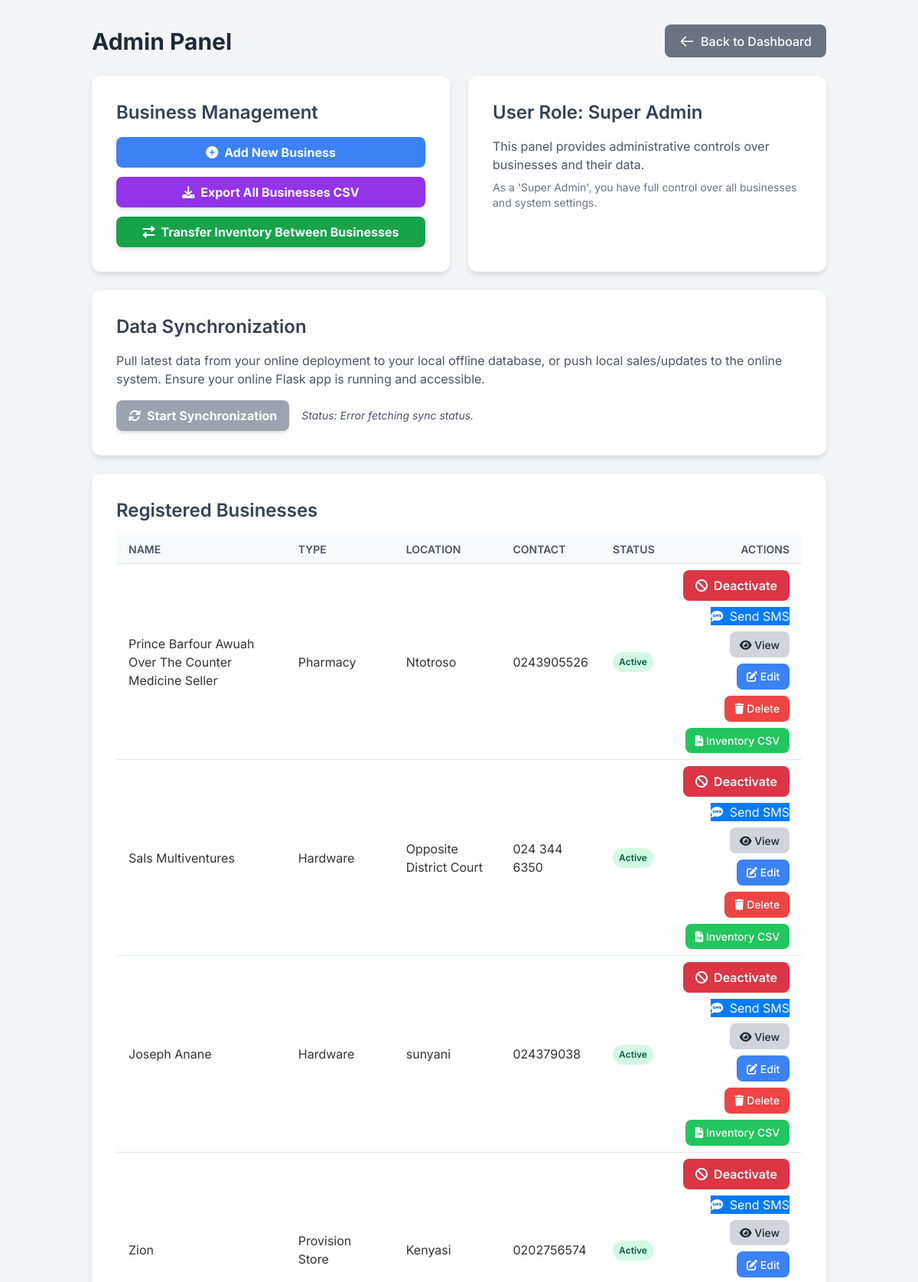
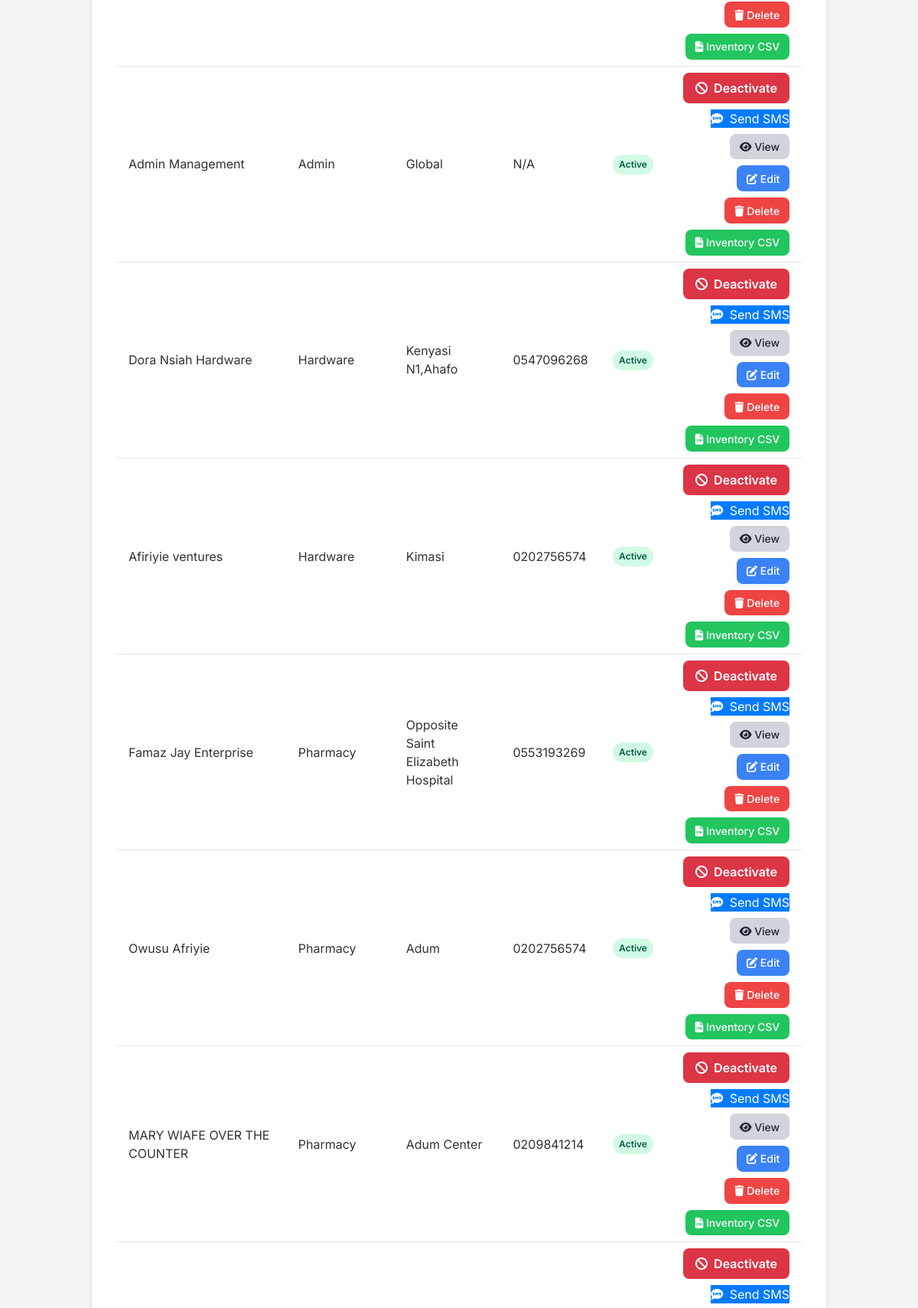
The page /super_admin_dashboard (signed in, upper part) on the database its author committed (2 pictures, top to bottom).
### models.py (models this page shows, shortened)
class Business(db.Model):
    __tablename__ = 'businesses'
    id = db.Column(db.String(36), primary_key=True, default=lambda: str(uuid.uuid4()))
    name = db.Column(db.String(100), unique=True, nullable=False)
    type = db.Column(db.String(50), nullable=False)
    address = db.Column(db.String(200), nullable=True)
    location = db.Column(db.String(100), nullable=True)
    contact = db.Column(db.String(50), nullable=True)
    email = db.Column(db.String(120), nullable=True)
    is_active = db.Column(db.Boolean, default=True)
    last_synced_at = db.Column(db.DateTime, default=datetime.utcnow)
    remote_id = db.Column(db.String(36), nullable=True, unique=True)
    users = db.relationship('User', back_populates='business', lazy=True)
    inventory_items = db.relationship('InventoryItem', back_populates='business', lazy=True)
    sales_records = db.relationship('SalesRecord', back_populates='business', lazy=True)
    rental_records = db.relationship('RentalRecord', back_populates='business', lazy=True)
    creditors = db.relationship('Creditor', back_populates='business', lazy=True)
    debtors = db.relationship('Debtor', back_populates='business', lazy=True)
    hirable_items = db.relationship('HirableItem', back_populates='business', lazy=True)
    future_orders = db.relationship('FutureOrder', back_populates='business', lazy=True)
    company_transactions = db.relationship('CompanyTransaction', back_populates='business', lazy=True)

### app.py (the view)
    @app.route('/super_admin_dashboard')
    @login_required
    @roles_required('super_admin')
    def super_admin_dashboard():
        all_businesses = Business.query.all()
        all_users = User.query.all()
        return render_template('super_admin_dashboard.html',
                            businesses=all_businesses, # Ensure this is passed
                            users=all_users,           # Ensure this is passed
                            user_role=session.get('role'),
                            current_year=datetime.now().year)

### templates/super_admin_dashboard.html (shortened to what this page needs)
<!DOCTYPE html>
<html lang="en">
<head>
    <script src="https://cdn.tailwindcss.com"></script>
    <link href="https://cdnjs.cloudflare.com/ajax/libs/font-awesome/6.0.0-beta3/css/all.min.css" rel="stylesheet">
</head>
<body class="bg-gray-100 min-h-screen">
    <div class="container py-8">
        <div class="flex justify-between items-center mb-6">
            <h1 class="text-3xl font-bold text-gray-800">Admin Panel</h1>
            <a href="{{ url_for('dashboard') }}" class="btn btn-secondary flex items-center">
                <svg class="w-5 h-5 mr-2" fill="none" stroke="currentColor" viewBox="0 0 24 24" xmlns="http://www.w3.org/2000/svg"><path stroke-linecap="round" stroke-linejoin="round" stroke-width="2" d="M10 19l-7-7m0 0l7-7m-7 7h18"></path></svg>
                Back to Dashboard
            </a>
        </div>
        <div class="grid grid-cols-1 md:grid-cols-2 gap-6 mb-6">
            <div class="card">
                <h2 class="text-2xl font-semibold mb-4 text-gray-700">Business Management</h2>
                <div class="space-y-3">
                    <a href="{{ url_for('add_business') }}" class="block w-full bg-blue-500 hover:bg-blue-600 text-white font-bold py-2 px-4 rounded-lg text-center transition duration-200 flex items-center justify-center">
                        <i class="fas fa-plus-circle mr-2"></i> Add New Business
                    </a>
                    <a href="{{ url_for('download_businesses_csv') }}" class="block w-full bg-purple-600 hover:bg-purple-700 text-white font-bold py-2 px-4 rounded-lg shadow-md transition duration-200 flex items-center justify-center">
                        <i class="fas fa-download mr-2"></i> Export All Businesses CSV
                    </a>
                    <a href="{{ url_for('transfer_inventory') }}" class="block w-full bg-green-600 hover:bg-green-700 text-white font-bold py-2 px-4 rounded-lg shadow-md transition duration-200 flex items-center justify-center">
                        <i class="fas fa-exchange-alt mr-2"></i> Transfer Inventory Between Businesses
                    </a>
                </div>
            </div>
            <div class="card">
                <h2 class="text-2xl font-semibold mb-4 text-gray-700">User Role: {{ user_role.replace('_', ' ').title() }}</h2>
                <p class="text-gray-600">This panel provides administrative controls over businesses and their data.</p>
                {% if user_role == 'admin' %}
                <p class="text-sm text-gray-500 mt-2">As an 'Admin', you have full control over your assigned business and limited access to super admin features.</p>
                {% else %}
                <p class="text-sm text-gray-500 mt-2">As a 'Super Admin', you have full control over all businesses and system settings.</p>
                {% endif %}
            </div>
            <div class="card md:col-span-2">
                <h2 class="text-2xl font-semibold mb-4 text-gray-700">Data Synchronization</h2>
                <p class="text-gray-600 mb-4">Pull latest data from your online deployment to your local offline database, or push local sales/updates to the online system. Ensure your online Flask app is running and accessible.</p>
                <form action="{{ url_for('sync_businesses') }}" method="POST" id="syncForm" class="flex flex-wrap items-center gap-4">
                    <button type="submit" id="syncButton" class="bg-blue-600 hover:bg-blue-700 text-white font-bold py-2 px-4 rounded-lg shadow-md transition duration-300 ease-in-out flex items-center justify-center">
                        <i class="fas fa-sync-alt mr-2"></i> Start Synchronization
                    </button>
                    <span id="syncStatus" class="text-gray-600 text-sm italic">Status: Offline | Last Sync: Never</span>
                </form>
            </div>
        </div>
        <div class="card table-container">
            <h2 class="text-2xl font-semibold mb-4 text-gray-700">Registered Businesses</h2>
            {% if businesses %}
            <table>
                <thead>
                    <tr>
                        <th class="py-2 px-4 border-b">Name</th>
                        <th class="py-2 px-4 border-b">Type</th>
                        <th class="py-2 px-4 border-b">Location</th>
                        <th class="py-2 px-4 border-b">Contact</th>
                        <th class="py-2 px-4 border-b">Status</th>
                        <th class="py-2 px-4 border-b text-right">Actions</th>
                    </tr>
                </thead>
                <tbody>
                    {% for business in businesses %}
                    <tr>
                        <td class="py-2 px-4 border-b">{{ business.name }}</td>
                        <td class="py-2 px-4 border-b">{{ business.type }}</td>
                        <td class="py-2 px-4 border-b">{{ business.location }}</td>
                        <td class="py-2 px-4 border-b">{{ business.contact }}</td>
                        <td class="py-2 px-4 border-b">
                            <span class="status-badge {% if business.is_active %}status-active{% else %}status-inactive{% endif %}">
                                {{ "Active" if business.is_active else "Inactive" }}
                            </span>
                        </td>
                        <td class="py-2 px-4 border-b text-right">
                            <div class="action-buttons">
                                <form action="{{ url_for('toggle_business_active', business_id=business.id) }}" method="POST" class="inline-block" onsubmit="return confirm('Are you sure you want to {{ 'deactivate' if business.is_active else 'activate' }} this business?');">
                                    <button type="submit" class="btn-toggle {% if business.is_active %}btn-deactivate{% else %}btn-activate{% endif %}">
                                        <i class="fas {% if business.is_active %}fa-ban{% else %}fa-check-circle{% endif %} mr-1"></i>
                                        {{ "Deactivate" if business.is_active else "Activate" }}
                                    </button>
                                </form>
                                <form action="{{ url_for('send_payment_due_sms', business_id=business.id) }}" method="POST" class="inline-block" onsubmit="return confirm('Send a payment due SMS to {{ business.name }}?');">
                                    <button type="submit" class="btn-sms">
                                        <i class="fas fa-sms mr-1"></i> Send SMS
                                    </button>
                                </form>
                                <a href="{{ url_for('view_business_details', business_id=business.id) }}" class="bg-gray-300 hover:bg-gray-400 text-gray-800 btn">
                                    <i class="fas fa-eye"></i> View
                                </a>
                                <a href="{{ url_for('edit_business', business_id=business.id) }}" class="bg-blue-500 hover:bg-blue-600 text-white btn">
                                    <i class="fas fa-edit"></i> Edit
                                </a>
                                <form action="{{ url_for('delete_business', business_id=business.id) }}" method="POST" class="inline-block" onsubmit="return confirm('Are you sure you want to delete {{ business.name }} and ALL its associated data? This action cannot be undone.');">
                                    <button type="submit" class="bg-red-500 hover:bg-red-600 text-white btn">
                                        <i class="fas fa-trash"></i> Delete
                                    </button>
                                </form>
                                <a href="{{ url_for('download_inventory_csv', business_id=business.id) }}" class="bg-green-500 hover:bg-green-600 text-white btn">
                                    <i class="fas fa-file-csv"></i> Inventory CSV
                                </a>
                            </div>
                        </td>
                    </tr>
                    {% endfor %}
                </tbody>
            </table>
            {% else %}
            <p class="text-gray-600">No businesses registered yet. Add a new business to get started.</p>
            {% endif %}
        </div>
    </div>
</body>
</html>

### templates/super_admin_dashboard.html (style rules this page uses)
body { font-family: 'Inter', sans-serif; background-color: #f4f7f6; color: #333; }
.container { max-width: 1000px; margin: 0 auto; padding: 2rem; }
.card { background-color: #ffffff; border-radius: 0.75rem; box-shadow: 0 4px 6px rgba(0, 0, 0, 0.1); padding: 2rem; }
.btn { padding: 0.6rem 1.2rem; border-radius: 0.5rem; font-weight: 500; transition: all 0.2s ease-in-out; }
.btn-secondary { background-color: #6B7280; color: white; }
.table-container { overflow-x: auto; -webkit-overflow-scrolling: touch; }
table { width: 100%; min-width: 700px; border-collapse: collapse; }
th, td { padding: 0.75rem; text-align: left; border-bottom: 1px solid #e2e8f0; }
th { background-color: #f8f9fa; font-weight: 600; color: #4a5568; text-transform: uppercase; font-size: 0.875rem; }
.action-buttons { display: flex; gap: 0.5rem; flex-wrap: wrap; justify-content: flex-end; }
.action-buttons .btn { padding: 0.4rem 0.8rem; font-size: 0.875rem; }
.status-badge { padding: 0.25rem 0.5rem; border-radius: 9999px; font-size: 0.75rem; font-weight: 600; display: inline-block; }
.status-active { background-color: #d1fae5; color: #065f46; }
.btn-toggle { padding: 0.5rem 1rem; border-radius: 0.5rem; font-weight: 600; transition: all 0.2s ease-in-out; cursor: pointer; border: none; white-space: nowrap; }
.btn-deactivate { background-color: #dc3545; color: #fff; }
.btn-sms { background-color: #007bff; color: #fff; }

### rows shown on the page
Business: name "Prince Barfour Awuah Over The Counter Medicine Seller", type "Pharmacy", location "Ntotroso", contact "0243905526", is_active "Active", is_active "Deactivate"
Business: name "Sals Multiventures", type "Hardware", location "Opposite District Court", contact "024 344 6350", is_active "Active", is_active "Deactivate"
Business: name "Joseph Anane", type "Hardware", location "sunyani", contact "024379038", is_active "Active", is_active "Deactivate"
Business: name "Zion", type "Provision Store", location "Kenyasi", contact "0202756574", is_active "Active", is_active "Deactivate"
Business: name "Admin Management", type "Admin", location "Global", contact "N/A", is_active "Active", is_active "Deactivate"
Business: name "Dora Nsiah Hardware", type "Hardware", location "Kenyasi N1,Ahafo", contact "0547096268", is_active "Active", is_active "Deactivate"
Business: name "Afiriyie ventures", type "Hardware", location "Kimasi", contact "0202756574", is_active "Active", is_active "Deactivate"
Business: name "Famaz Jay Enterprise", type "Pharmacy", location "Opposite Saint Elizabeth Hospital", contact "0553193269", is_active "Active", is_active "Deactivate"
Business: name "Owusu Afriyie", type "Pharmacy", location "Adum", contact "0202756574", is_active "Active", is_active "Deactivate"
Business: name "MARY WIAFE OVER THE COUNTER", type "Pharmacy", location "Adum Center", contact "0209841214", is_active "Active", is_active "Deactivate"
Business: is_active "Deactivate"

### other values the page prints
{{ user_role.replace('_', ' ').title() }} "Super Admin"
